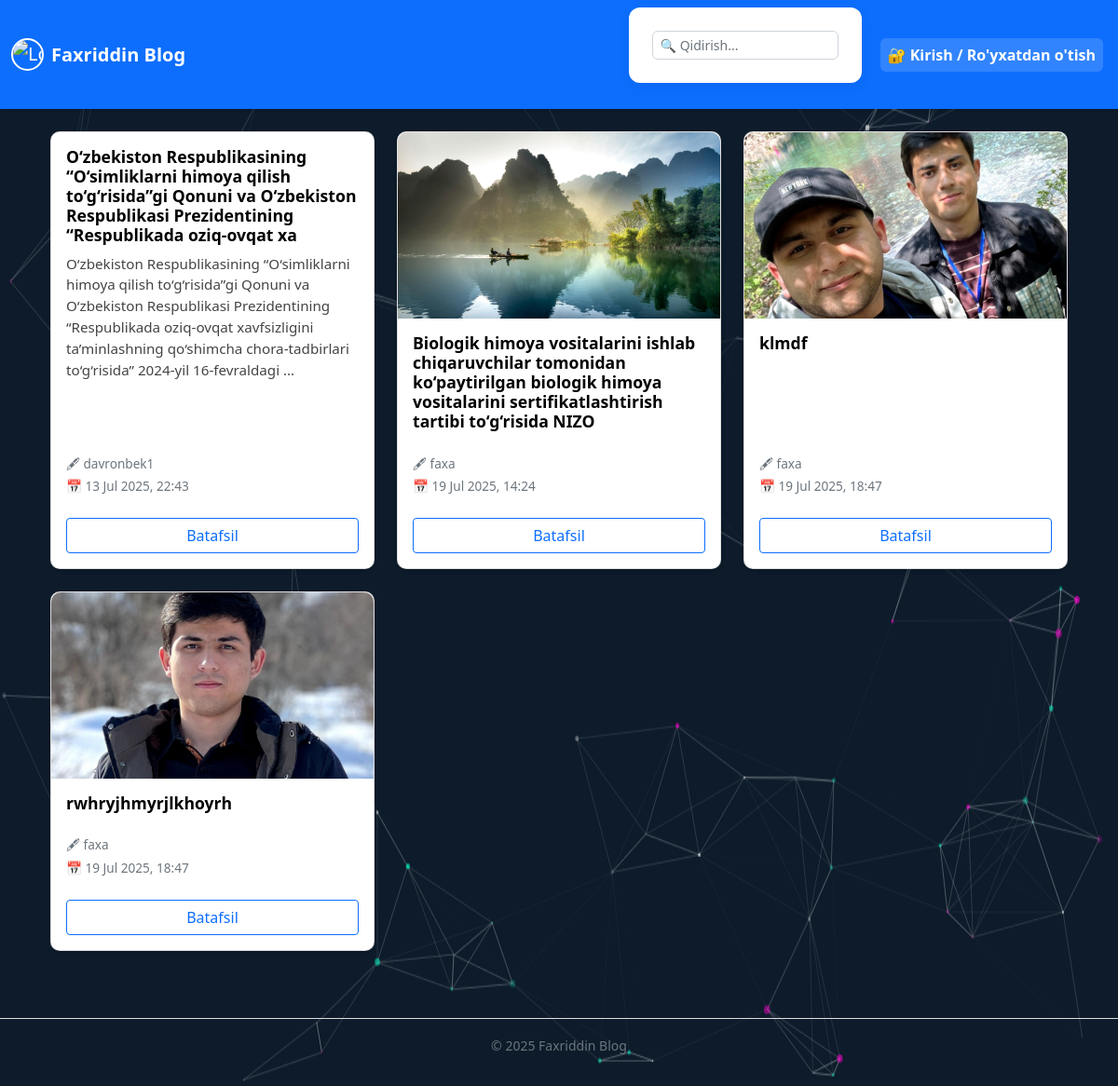
The app's page /articles/ with its own data.
### articles/models.py (models this page shows, shortened)
class Article(models.Model):
    title=models.CharField(max_length=150)
    summary=models.CharField(max_length=250, blank=True)
    body=RichTextField()
    date=models.DateTimeField(auto_now_add=True)
    author=models.ForeignKey(
        User,
        on_delete=models.CASCADE,
        null=True
    )

class ArticleImage(models.Model):
    article = models.ForeignKey(Article, on_delete=models.CASCADE, related_name='images')
    image = models.ImageField(upload_to='article_images/')

### accounts/models.py (models this page shows, shortened)
class CustomUser(AbstractUser):
    age = models.PositiveIntegerField(null=True, blank=True)
    location = models.CharField(max_length=100, null=True, blank=True)
    profile_picture = models.ImageField(upload_to='profile_pics/', blank=True, null=True)

### articles/views.py (the view, shortened to what this page needs)
# urls.py: path('', ArticleView.as_view(), name='article_list'),
class ArticleView(ListView):
    model = Article
    template_name = 'article_list.html'
    context_object_name = 'object_list'
    paginate_by = 10
    def get_queryset(self):
        queryset = super().get_queryset()
        query = self.request.GET.get('q')
        return queryset
    def render_to_response(self, context, **response_kwargs):
        if self.request.headers.get('x-requested-with') == 'XMLHttpRequest':
            html = render_to_string('partials/search_results.html', context, request=self.request)
            return JsonResponse({'html': html})
        return super().render_to_response(context, **response_kwargs)

### templates/article_list.html (shortened to what this page needs)
{% extends 'base.html' %}
{% load static %}
{% block content %}
<link rel="stylesheet" href="{% static 'css/article_list.css' %}">
<div class="container mt-4">
    <div class="row" id="article-container">
        {% for article in object_list %}
        <div class="col-md-4 mb-4">
            <div class="card h-100 shadow-sm article-card">
                {% with article.images.first as first_image %}
                    {% if first_image %}
                        <img src="{{ first_image.image.url }}" class="card-img-top article-img" alt="{{ article.title }}">
                    {% endif %}
                {% endwith %}
                <div class="card-body d-flex flex-column justify-content-between">
                    <div>
                        <h5 class="card-title">{{ article.title }}</h5>
                        <p class="card-text">{{ article.summary|truncatewords:20 }}</p>
                    </div>
                    <div class="mt-3">
                        <p class="author-date text-muted mb-1">🖋 {{ article.author.username }}</p>
                        <p class="author-date text-muted">📅 {{ article.date|date:"d M Y, H:i" }}</p>
                        <a href="{% url 'article_detail' article.pk %}" class="btn btn-outline-primary w-100 mt-2">Batafsil</a>
                    </div>
                </div>
            </div>
        </div>
        {% endfor %}
    </div>
</div>
{% endblock %}

### static/css/base.css (style rules this page uses)
body { font-family: 'Segoe UI', Tahoma, Geneva, Verdana, sans-serif; background-color: #030e1f; color: #212529 !important; margin: 0; padding: 0; }

### static/css/article_list.css (style rules this page uses)
.article-card { border-radius: 10px; transition: transform 0.2s ease-in-out; }
.article-img { width: 100%; height: 200px; object-fit: cover; border-top-left-radius: 10px; border-top-right-radius: 10px; }
.card-title { font-size: 1.1rem; font-weight: 600; color: black; }
.card-text { font-size: 0.95rem; color: #444; }
.author-date { font-size: 0.85rem; }
.btn-outline-primary { font-weight: 500; }

### records on screen
Article: title "O‘zbekiston Respublikasining “O‘simliklarni himoya qilish to‘g‘risida”gi Qonuni va O‘zbekiston Respublikasi Prezidentining “Respublikada oziq-ovqat xa", summary "O‘zbekiston Respublikasining “O‘simliklarni himoya qilish to‘g‘risida”gi Qonuni va O‘zbekiston Respublikasi Prezidentining “Respublikada oziq-ovqat xavfsizligini ta’minlashning qo‘shimcha chora-tadbirlari to‘g‘risida” 2024-yil 16-fevraldagi …", author.username "davronbek1", date "13 Jul 2025, 22:43"
Article: images.first.image (picture), title "Biologik himoya vositalarini ishlab chiqaruvchilar tomonidan ko‘paytirilgan biologik himoya vositalarini sertifikatlashtirish tartibi to‘g‘risida NIZO", author.username "faxa", date "19 Jul 2025, 14:24"
Article: images.first.image (picture), title "klmdf", author.username "faxa", date "19 Jul 2025, 18:47"
Article: images.first.image (picture), title "rwhryjhmyrjlkhoyrh", author.username "faxa", date "19 Jul 2025, 18:47"
